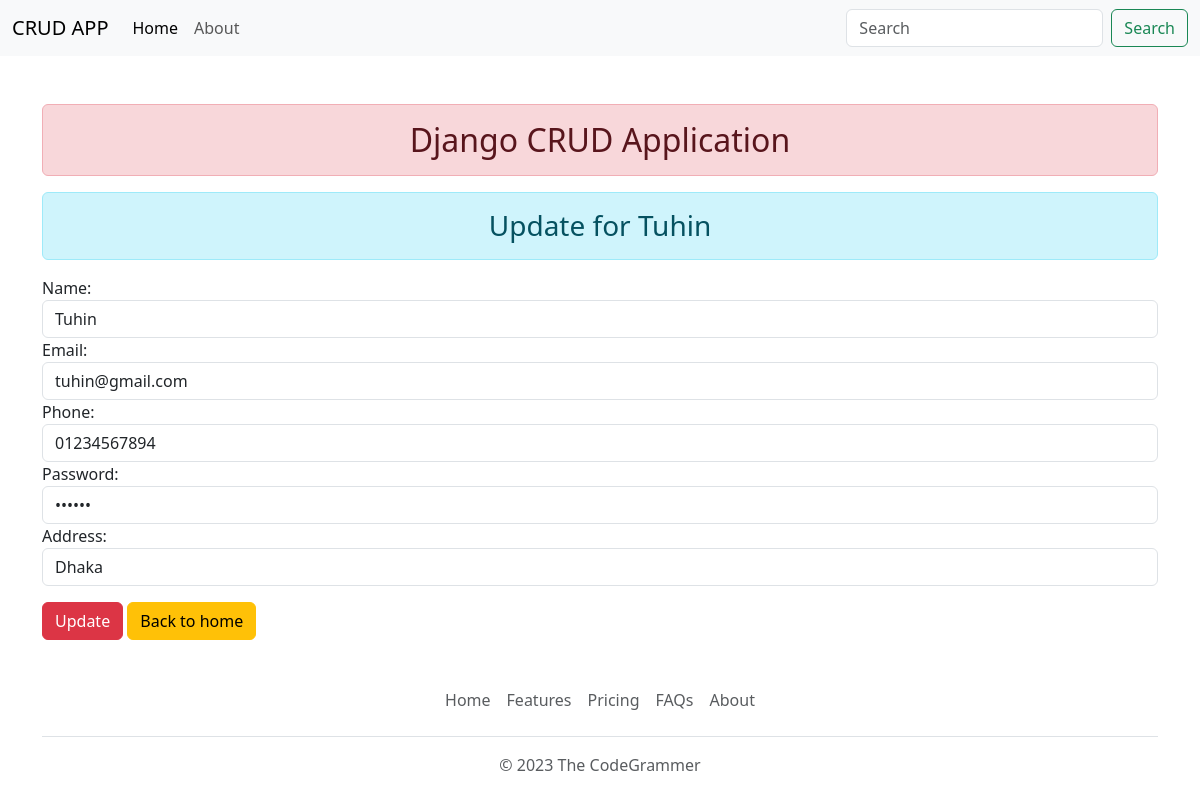
/update/33/, run on the app's committed database.
### student/models.py (models this page shows)
class student(models.Model):
    name = models.CharField(max_length=50)
    email = models.CharField(max_length=50)
    phone = models.CharField(max_length=50)
    password = models.CharField(max_length=50)
    address = models.CharField(max_length=300)

### student/views.py (the view)
# urls.py: path('update/<int:id>/', updateStudent, name='update_student'),
def updateStudent(request, id):
    students_data = student.objects.filter(pk=id)
    if students_data.exists():
        student_data = students_data.first()
    else:
        return redirect('index')
    attributes = ['name', 'email', 'phone', 'password', 'address']
    if request.method == "POST":
        for attr in attributes:
            setattr(student_data, attr, request.POST.get(attr))
            student_data.save()
        return redirect('/')
    context = {'student': student_data}
    return render(request, 'update.html', context)

### templates/update.html (shortened to what this page needs)
{% extends "base.html" %}
{% block content %}
{% load static %}
<div class="container">
<div class="row">
    <div class="col-sm-12">
        <h3 class='alert alert-info text-center'>Update for {{ student.name }}</h3>
        <form method="POST" action="{% url 'update_student' student.id %}">
            <div class="form-group">
                <label for="name">Name:</label>
                <input type="text" class="form-control" id="name" name="name" value="{{ student.name }}">
            </div>
            <div class="form-group">
                <label for="email">Email:</label>
                <input type="email" class="form-control" id="email" name="email" value="{{ student.email }}">
            </div>
            <div class="form-group">
                <label for="phone">Phone:</label>
                <input type="text" class="form-control" id="phone" name="phone" value="{{ student.phone }}">
            </div>
            <div class="form-group">
                <label for="password">Password:</label>
                <input type="password" class="form-control" id="password" name="password" value="{{ student.password }}">
            </div>
            <div class="form-group">
                <label for="address">Address:</label>
                <input type="text" class="form-control" id="address" name="address" value="{{ student.address }}">
            </div>
            <button type="submit" class="btn btn-danger w-80 mt-3">Update</button>
            <a href="{% url 'home' %}" type="submit" class="btn btn-warning w-60 mt-3">Back to home</a>
        </form>
    </div>
</div>
</div>
{% endblock content %}

### data on the page
student: name "Tuhin", email "tuhin@gmail.com", phone "01234567894", address "Dhaka"
